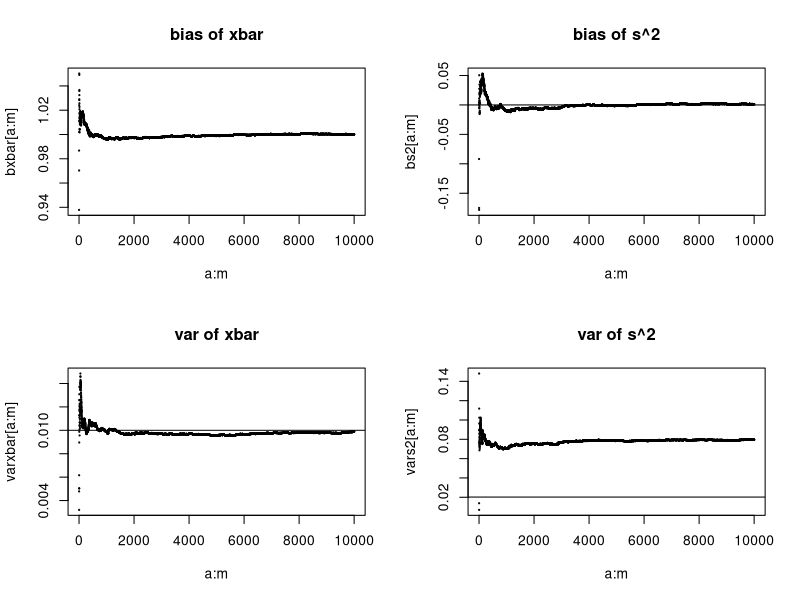

R code for this plot:
###### Prog 4: m=? Motne Carlo Method ###########
Prog4<-function(a,n,m){
xbar=s2=bxbar=bs2=varxbar=vars2=numeric(m)
for(i in 1:m){
              x=rexp(n,1)
              xbar[i]=mean(x)
              s2[i]=var(x)
bxbar[i]=mean(xbar[1:i])-0
bs2[i]=mean(s2[1:i])-1
varxbar[i]=var(xbar[1:i])
vars2[i]=var(s2[1:i])
              }
par(mfrow=c(2,2))
plot(a:m,bxbar[a:m],main="bias of xbar",cex=.2);abline(h=0)
plot(a:m,bs2[a:m],main="bias of s^2",cex=.2);abline(h=0)
plot(a:m,varxbar[a:m],main="var of xbar",cex=.2);abline(h=1/n)
plot(a:m,vars2[a:m],main="var of s^2",cex=.2);abline(h=2/(n-1))

}
#####################
Prog4(1,100,10000)
 
